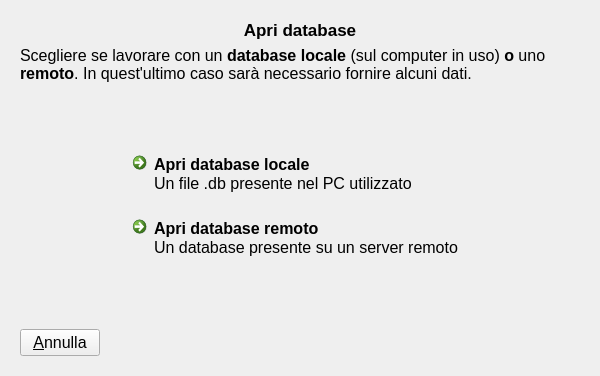
<?xml version="1.0" encoding="UTF-8"?>
<ui version="4.0">
 <class>DatabaseWizard</class>
 <widget class="QDialog" name="DatabaseWizard">
  <property name="geometry">
   <rect>
    <x>0</x>
    <y>0</y>
    <width>600</width>
    <height>376</height>
   </rect>
  </property>
  <property name="windowTitle">
   <string>Creazione nuovo database</string>
  </property>
  <layout class="QGridLayout" name="gridLayout_2">
   <item row="0" column="0">
    <widget class="QStackedWidget" name="stackedWidget">
     <property name="currentIndex">
      <number>0</number>
     </property>
     <widget class="QWidget" name="openDbPage">
      <layout class="QVBoxLayout" name="verticalLayout_2">
       <item>
        <widget class="QLabel" name="label_8">
         <property name="font">
          <font>
           <pointsize>13</pointsize>
           <weight>75</weight>
           <bold>true</bold>
          </font>
         </property>
         <property name="text">
          <string>Apri database</string>
         </property>
         <property name="alignment">
          <set>Qt::AlignCenter</set>
         </property>
         <property name="wordWrap">
          <bool>false</bool>
         </property>
        </widget>
       </item>
       <item>
        <widget class="QLabel" name="label_9">
         <property name="font">
          <font>
           <pointsize>12</pointsize>
          </font>
         </property>
         <property name="text">
          <string>&lt;html&gt;&lt;head/&gt;&lt;body&gt;&lt;p&gt;Scegliere se lavorare con un &lt;span style=&quot; font-weight:600;&quot;&gt;database locale&lt;/span&gt; (sul computer in uso) &lt;span style=&quot; font-weight:600;&quot;&gt;o&lt;/span&gt; uno &lt;span style=&quot; font-weight:600;&quot;&gt;remoto&lt;/span&gt;. In quest'ultimo caso sarà necessario fornire alcuni dati.&lt;/p&gt;&lt;/body&gt;&lt;/html&gt;</string>
         </property>
         <property name="wordWrap">
          <bool>true</bool>
         </property>
        </widget>
       </item>
       <item>
        <spacer name="verticalSpacer_3">
         <property name="orientation">
          <enum>Qt::Vertical</enum>
         </property>
         <property name="sizeHint" stdset="0">
          <size>
           <width>20</width>
           <height>40</height>
          </size>
         </property>
        </spacer>
       </item>
       <item>
        <layout class="QGridLayout" name="gridLayout_3">
         <item row="0" column="0">
          <spacer name="horizontalSpacer_3">
           <property name="orientation">
            <enum>Qt::Horizontal</enum>
           </property>
           <property name="sizeHint" stdset="0">
            <size>
             <width>40</width>
             <height>20</height>
            </size>
           </property>
          </spacer>
         </item>
         <item row="1" column="0">
          <spacer name="horizontalSpacer_4">
           <property name="orientation">
            <enum>Qt::Horizontal</enum>
           </property>
           <property name="sizeHint" stdset="0">
            <size>
             <width>40</width>
             <height>20</height>
            </size>
           </property>
          </spacer>
         </item>
         <item row="0" column="1">
          <widget class="QCommandLinkButton" name="openLocalDbButton">
           <property name="minimumSize">
            <size>
             <width>350</width>
             <height>0</height>
            </size>
           </property>
           <property name="font">
            <font>
             <family>Segoe UI</family>
             <pointsize>12</pointsize>
            </font>
           </property>
           <property name="text">
            <string>Apri database locale</string>
           </property>
           <property name="description">
            <string>Un file .db presente nel PC utilizzato</string>
           </property>
          </widget>
         </item>
         <item row="0" column="2">
          <spacer name="horizontalSpacer_5">
           <property name="orientation">
            <enum>Qt::Horizontal</enum>
           </property>
           <property name="sizeHint" stdset="0">
            <size>
             <width>40</width>
             <height>20</height>
            </size>
           </property>
          </spacer>
         </item>
         <item row="1" column="2">
          <spacer name="horizontalSpacer_6">
           <property name="orientation">
            <enum>Qt::Horizontal</enum>
           </property>
           <property name="sizeHint" stdset="0">
            <size>
             <width>40</width>
             <height>20</height>
            </size>
           </property>
          </spacer>
         </item>
         <item row="1" column="1">
          <widget class="QCommandLinkButton" name="openRemoteDbButton">
           <property name="minimumSize">
            <size>
             <width>350</width>
             <height>0</height>
            </size>
           </property>
           <property name="font">
            <font>
             <family>Segoe UI</family>
             <pointsize>12</pointsize>
            </font>
           </property>
           <property name="text">
            <string>Apri database remoto</string>
           </property>
           <property name="description">
            <string>Un database presente su un server remoto</string>
           </property>
          </widget>
         </item>
        </layout>
       </item>
       <item>
        <spacer name="verticalSpacer_2">
         <property name="orientation">
          <enum>Qt::Vertical</enum>
         </property>
         <property name="sizeHint" stdset="0">
          <size>
           <width>20</width>
           <height>44</height>
          </size>
         </property>
        </spacer>
       </item>
       <item>
        <layout class="QHBoxLayout" name="horizontalLayout_2">
         <item>
          <widget class="QPushButton" name="cancelOpenButton">
           <property name="font">
            <font>
             <pointsize>12</pointsize>
            </font>
           </property>
           <property name="text">
            <string>&amp;Annulla</string>
           </property>
           <property name="icon">
            <iconset resource="assets.qrc">
             <normaloff>:/icons/dialog-close.svg</normaloff>:/icons/dialog-close.svg</iconset>
           </property>
          </widget>
         </item>
         <item>
          <spacer name="horizontalSpacer_2">
           <property name="orientation">
            <enum>Qt::Horizontal</enum>
           </property>
           <property name="sizeHint" stdset="0">
            <size>
             <width>40</width>
             <height>20</height>
            </size>
           </property>
          </spacer>
         </item>
        </layout>
       </item>
      </layout>
     </widget>
     <widget class="QWidget" name="remoteDbPage">
      <layout class="QVBoxLayout" name="verticalLayout_3">
       <item>
        <widget class="QLabel" name="label_10">
         <property name="font">
          <font>
           <pointsize>13</pointsize>
           <weight>75</weight>
           <bold>true</bold>
          </font>
         </property>
         <property name="text">
          <string>Impostazioni database remoto</string>
         </property>
         <property name="alignment">
          <set>Qt::AlignCenter</set>
         </property>
         <property name="wordWrap">
          <bool>false</bool>
         </property>
        </widget>
       </item>
       <item>
        <spacer name="verticalSpacer_5">
         <property name="orientation">
          <enum>Qt::Vertical</enum>
         </property>
         <property name="sizeHint" stdset="0">
          <size>
           <width>20</width>
           <height>40</height>
          </size>
         </property>
        </spacer>
       </item>
       <item>
        <layout class="QGridLayout" name="gridLayout_4">
         <item row="0" column="0">
          <widget class="QLabel" name="label_11">
           <property name="font">
            <font>
             <pointsize>12</pointsize>
            </font>
           </property>
           <property name="text">
            <string>Host:</string>
           </property>
           <property name="alignment">
            <set>Qt::AlignRight|Qt::AlignTrailing|Qt::AlignVCenter</set>
           </property>
          </widget>
         </item>
         <item row="0" column="1" colspan="2">
          <widget class="QLineEdit" name="hostLine">
           <property name="font">
            <font>
             <pointsize>12</pointsize>
            </font>
           </property>
          </widget>
         </item>
         <item row="1" column="0">
          <widget class="QLabel" name="label_12">
           <property name="font">
            <font>
             <pointsize>12</pointsize>
            </font>
           </property>
           <property name="text">
            <string>Nome database:</string>
           </property>
           <property name="alignment">
            <set>Qt::AlignRight|Qt::AlignTrailing|Qt::AlignVCenter</set>
           </property>
          </widget>
         </item>
         <item row="1" column="1" colspan="2">
          <widget class="QLineEdit" name="dbLine">
           <property name="font">
            <font>
             <pointsize>12</pointsize>
            </font>
           </property>
          </widget>
         </item>
         <item row="2" column="0">
          <widget class="QLabel" name="label_13">
           <property name="font">
            <font>
             <pointsize>12</pointsize>
            </font>
           </property>
           <property name="text">
            <string>Nome utente:</string>
           </property>
           <property name="alignment">
            <set>Qt::AlignRight|Qt::AlignTrailing|Qt::AlignVCenter</set>
           </property>
          </widget>
         </item>
         <item row="2" column="1" colspan="2">
          <widget class="QLineEdit" name="userLine">
           <property name="font">
            <font>
             <pointsize>12</pointsize>
            </font>
           </property>
          </widget>
         </item>
         <item row="3" column="0">
          <widget class="QLabel" name="label_14">
           <property name="font">
            <font>
             <pointsize>12</pointsize>
            </font>
           </property>
           <property name="text">
            <string>Password:</string>
           </property>
           <property name="alignment">
            <set>Qt::AlignRight|Qt::AlignTrailing|Qt::AlignVCenter</set>
           </property>
          </widget>
         </item>
         <item row="3" column="1">
          <widget class="QLineEdit" name="passLine">
           <property name="font">
            <font>
             <pointsize>12</pointsize>
            </font>
           </property>
           <property name="echoMode">
            <enum>QLineEdit::Password</enum>
           </property>
          </widget>
         </item>
         <item row="3" column="2">
          <widget class="QPushButton" name="revealButton">
           <property name="text">
            <string/>
           </property>
           <property name="icon">
            <iconset resource="assets.qrc">
             <normaloff>:/icons/password-show-on.svg</normaloff>:/icons/password-show-on.svg</iconset>
           </property>
           <property name="flat">
            <bool>true</bool>
           </property>
          </widget>
         </item>
        </layout>
       </item>
       <item>
        <spacer name="verticalSpacer_4">
         <property name="orientation">
          <enum>Qt::Vertical</enum>
         </property>
         <property name="sizeHint" stdset="0">
          <size>
           <width>20</width>
           <height>45</height>
          </size>
         </property>
        </spacer>
       </item>
       <item>
        <layout class="QHBoxLayout" name="horizontalLayout_3">
         <item>
          <widget class="QPushButton" name="remoteDbCancel">
           <property name="font">
            <font>
             <pointsize>12</pointsize>
            </font>
           </property>
           <property name="text">
            <string>&amp;Annulla</string>
           </property>
           <property name="icon">
            <iconset resource="assets.qrc">
             <normaloff>:/icons/dialog-close.svg</normaloff>:/icons/dialog-close.svg</iconset>
           </property>
          </widget>
         </item>
         <item>
          <spacer name="horizontalSpacer_7">
           <property name="orientation">
            <enum>Qt::Horizontal</enum>
           </property>
           <property name="sizeHint" stdset="0">
            <size>
             <width>40</width>
             <height>20</height>
            </size>
           </property>
          </spacer>
         </item>
         <item>
          <widget class="QPushButton" name="remoteDbBack">
           <property name="font">
            <font>
             <pointsize>12</pointsize>
            </font>
           </property>
           <property name="text">
            <string>&amp;Indietro</string>
           </property>
           <property name="icon">
            <iconset resource="assets.qrc">
             <normaloff>:/icons/draw-arrow-back.svg</normaloff>:/icons/draw-arrow-back.svg</iconset>
           </property>
          </widget>
         </item>
         <item>
          <widget class="QPushButton" name="remoteDbSave">
           <property name="font">
            <font>
             <pointsize>12</pointsize>
            </font>
           </property>
           <property name="text">
            <string>&amp;Salva</string>
           </property>
           <property name="icon">
            <iconset resource="assets.qrc">
             <normaloff>:/icons/dialog-ok.svg</normaloff>:/icons/dialog-ok.svg</iconset>
           </property>
          </widget>
         </item>
        </layout>
       </item>
      </layout>
     </widget>
     <widget class="QWidget" name="newDbPage">
      <layout class="QVBoxLayout" name="verticalLayout">
       <item>
        <widget class="QLabel" name="label">
         <property name="font">
          <font>
           <pointsize>13</pointsize>
           <weight>75</weight>
           <bold>true</bold>
          </font>
         </property>
         <property name="text">
          <string>Modulo per la creazione del nuovo database.</string>
         </property>
         <property name="alignment">
          <set>Qt::AlignCenter</set>
         </property>
         <property name="wordWrap">
          <bool>false</bool>
         </property>
        </widget>
       </item>
       <item>
        <widget class="QLabel" name="label_2">
         <property name="font">
          <font>
           <pointsize>12</pointsize>
          </font>
         </property>
         <property name="text">
          <string>&lt;html&gt;&lt;head/&gt;&lt;body&gt;&lt;p&gt;Selezionare &lt;span style=&quot; font-weight:600;&quot;&gt;nome&lt;/span&gt; e &lt;span style=&quot; font-weight:600;&quot;&gt;destinazione&lt;/span&gt; del nuovo database.&lt;br/&gt;È possibile inizializzare il database scegliendo i relativi file csv riguardo nomi delle unità, ore pagate e reperibilità.&lt;/p&gt;&lt;/body&gt;&lt;/html&gt;</string>
         </property>
         <property name="wordWrap">
          <bool>true</bool>
         </property>
        </widget>
       </item>
       <item>
        <layout class="QGridLayout" name="gridLayout">
         <item row="0" column="0">
          <widget class="QLabel" name="label_3">
           <property name="font">
            <font>
             <pointsize>12</pointsize>
            </font>
           </property>
           <property name="text">
            <string>Nome:</string>
           </property>
           <property name="alignment">
            <set>Qt::AlignRight|Qt::AlignTrailing|Qt::AlignVCenter</set>
           </property>
          </widget>
         </item>
         <item row="0" column="1" colspan="2">
          <widget class="QLineEdit" name="dbName">
           <property name="font">
            <font>
             <pointsize>12</pointsize>
            </font>
           </property>
          </widget>
         </item>
         <item row="1" column="0">
          <widget class="QLabel" name="label_4">
           <property name="font">
            <font>
             <pointsize>12</pointsize>
            </font>
           </property>
           <property name="text">
            <string>Destinazione:</string>
           </property>
           <property name="alignment">
            <set>Qt::AlignRight|Qt::AlignTrailing|Qt::AlignVCenter</set>
           </property>
          </widget>
         </item>
         <item row="1" column="1">
          <widget class="QLineEdit" name="dbDest">
           <property name="font">
            <font>
             <pointsize>12</pointsize>
            </font>
           </property>
           <property name="readOnly">
            <bool>true</bool>
           </property>
          </widget>
         </item>
         <item row="1" column="2">
          <widget class="QPushButton" name="destBrowse">
           <property name="font">
            <font>
             <pointsize>12</pointsize>
            </font>
           </property>
           <property name="text">
            <string/>
           </property>
           <property name="icon">
            <iconset resource="assets.qrc">
             <normaloff>:/icons/document-open.svg</normaloff>:/icons/document-open.svg</iconset>
           </property>
          </widget>
         </item>
         <item row="2" column="0">
          <widget class="QLabel" name="label_5">
           <property name="font">
            <font>
             <pointsize>12</pointsize>
            </font>
           </property>
           <property name="text">
            <string>File Unità:</string>
           </property>
           <property name="alignment">
            <set>Qt::AlignRight|Qt::AlignTrailing|Qt::AlignVCenter</set>
           </property>
          </widget>
         </item>
         <item row="2" column="1">
          <widget class="QLineEdit" name="unitsCSV">
           <property name="font">
            <font>
             <pointsize>12</pointsize>
            </font>
           </property>
           <property name="readOnly">
            <bool>true</bool>
           </property>
          </widget>
         </item>
         <item row="2" column="2">
          <widget class="QPushButton" name="unitsBrowse">
           <property name="font">
            <font>
             <pointsize>12</pointsize>
            </font>
           </property>
           <property name="text">
            <string/>
           </property>
           <property name="icon">
            <iconset resource="assets.qrc">
             <normaloff>:/icons/document-open.svg</normaloff>:/icons/document-open.svg</iconset>
           </property>
          </widget>
         </item>
         <item row="3" column="0">
          <widget class="QLabel" name="label_6">
           <property name="font">
            <font>
             <pointsize>12</pointsize>
            </font>
           </property>
           <property name="text">
            <string>File ore pagate:</string>
           </property>
           <property name="alignment">
            <set>Qt::AlignRight|Qt::AlignTrailing|Qt::AlignVCenter</set>
           </property>
          </widget>
         </item>
         <item row="3" column="1">
          <widget class="QLineEdit" name="payloadCSV">
           <property name="font">
            <font>
             <pointsize>12</pointsize>
            </font>
           </property>
           <property name="readOnly">
            <bool>true</bool>
           </property>
          </widget>
         </item>
         <item row="3" column="2">
          <widget class="QPushButton" name="payloadBrowse">
           <property name="font">
            <font>
             <pointsize>12</pointsize>
            </font>
           </property>
           <property name="text">
            <string/>
           </property>
           <property name="icon">
            <iconset resource="assets.qrc">
             <normaloff>:/icons/document-open.svg</normaloff>:/icons/document-open.svg</iconset>
           </property>
          </widget>
         </item>
         <item row="4" column="0">
          <widget class="QLabel" name="label_7">
           <property name="font">
            <font>
             <pointsize>12</pointsize>
            </font>
           </property>
           <property name="text">
            <string>File reperibilità:</string>
           </property>
           <property name="alignment">
            <set>Qt::AlignRight|Qt::AlignTrailing|Qt::AlignVCenter</set>
           </property>
          </widget>
         </item>
         <item row="4" column="1">
          <widget class="QLineEdit" name="repsCSV">
           <property name="font">
            <font>
             <pointsize>12</pointsize>
            </font>
           </property>
           <property name="readOnly">
            <bool>true</bool>
           </property>
          </widget>
         </item>
         <item row="4" column="2">
          <widget class="QPushButton" name="repsBrowse">
           <property name="font">
            <font>
             <pointsize>12</pointsize>
            </font>
           </property>
           <property name="text">
            <string/>
           </property>
           <property name="icon">
            <iconset resource="assets.qrc">
             <normaloff>:/icons/document-open.svg</normaloff>:/icons/document-open.svg</iconset>
           </property>
          </widget>
         </item>
        </layout>
       </item>
       <item>
        <spacer name="verticalSpacer">
         <property name="orientation">
          <enum>Qt::Vertical</enum>
         </property>
         <property name="sizeHint" stdset="0">
          <size>
           <width>20</width>
           <height>0</height>
          </size>
         </property>
        </spacer>
       </item>
       <item>
        <layout class="QHBoxLayout" name="horizontalLayout">
         <item>
          <widget class="QPushButton" name="cancelNewButton">
           <property name="font">
            <font>
             <pointsize>12</pointsize>
            </font>
           </property>
           <property name="text">
            <string>&amp;Annulla</string>
           </property>
           <property name="icon">
            <iconset resource="assets.qrc">
             <normaloff>:/icons/dialog-close.svg</normaloff>:/icons/dialog-close.svg</iconset>
           </property>
          </widget>
         </item>
         <item>
          <spacer name="horizontalSpacer">
           <property name="orientation">
            <enum>Qt::Horizontal</enum>
           </property>
           <property name="sizeHint" stdset="0">
            <size>
             <width>40</width>
             <height>20</height>
            </size>
           </property>
          </spacer>
         </item>
         <item>
          <widget class="QPushButton" name="createButton">
           <property name="font">
            <font>
             <pointsize>12</pointsize>
            </font>
           </property>
           <property name="text">
            <string>&amp;Crea</string>
           </property>
           <property name="icon">
            <iconset resource="assets.qrc">
             <normaloff>:/icons/dialog-ok.svg</normaloff>:/icons/dialog-ok.svg</iconset>
           </property>
          </widget>
         </item>
        </layout>
       </item>
      </layout>
     </widget>
    </widget>
   </item>
  </layout>
 </widget>
 <resources>
  <include location="assets.qrc"/>
 </resources>
 <connections/>
</ui>
